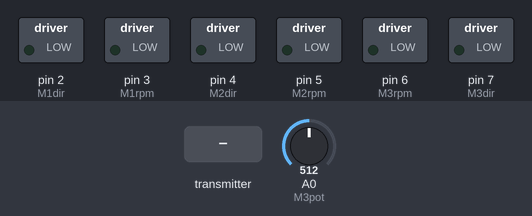
Bench run of a sketch on a simulated Arduino Uno, built with avr-gcc and run on an emulated ATmega328P. Parts: switched loads named in the sketch (green lamp = pin HIGH). The inputs (shaded band) are chosen by the test bench; at power-on: A0 (M3pot) = 512. No radio packets arrive unless stated.

Above: at 1.2 s.
1.3 s: the transmitter starts sending speedmotor1 = 1023
At 2.5 s:
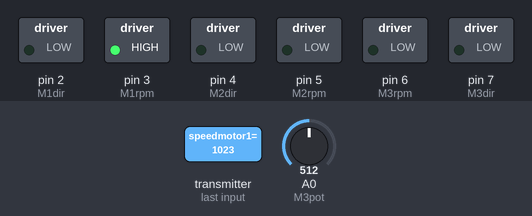
2.8 s: the transmitter starts sending speedmotor2 = 1023
At 3.7 s:
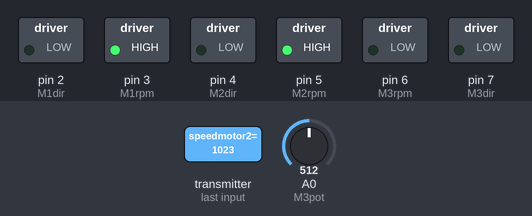
4.3 s: the transmitter starts sending speedmotor3 = 1023
At 5.0 s:
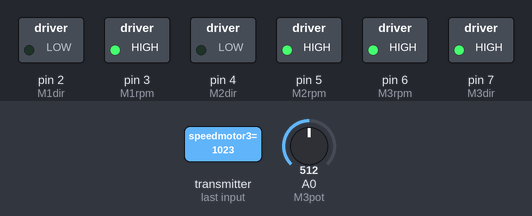
5.8 s: A0 (M3pot) set to 321
7.3 s: A0 (M3pot) set to 298
Timing chart, 0 to 9.8 s (numbered marks = the images above; inputs shaded):
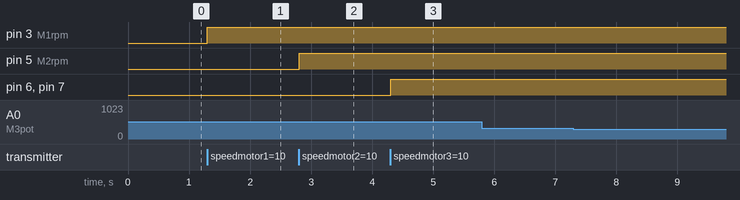

The sketch:

aw_grabber_receiver.ino
```cpp
#include <SPI.h>
#include "RF24.h"

//motori
const int M1dir = 2;//PHASE
const int M1rpm = 3;
const int M2dir = 4;//PHASE
const int M2rpm = 5;
//arma
const int M3dir = 7;//PHASE
const int M3rpm = 6;
const int M3pot = A0;
int WeaponAngle = -1;

bool radioNumber = 1;

RF24 radio(9, 10);

typedef struct {
  int16_t speedmotor1;
  int16_t speedmotor2;
  int16_t speedmotor3;
  int16_t Angle;
  int16_t wpnAccel;
  int8_t Fire;
}
A_t;
volatile A_t sentData;

unsigned long Reconnect_Time;
unsigned long Current_Time;
unsigned long Last_Data_Time;
unsigned long FailSafe_Time = 200;
unsigned long Recconect_Delay_Time = 190;
bool FailSafe;
bool reconnect = true;

const uint64_t READ_ADDR = 0x47E197009488;

//script var
int wpn_prev_pos = 0;
unsigned long wpn_prev_time = 0;
float wpn_prev_speed = 0.0f;
int wpn_prev_pwm = 0;
float avg_speed = 0.0f;
int tot_step = 0;
unsigned long tot_time = 0;
int grad_cnt = 0;
float wpn_drop_speed = 0.0f;
int func[13] = {4, 10, 18, 24, 30, 36, 42, 48, 52, 57, 62, 68, 68};

void setup() {
  //Serial.begin(115200);
  //Serial.println("Serial Ready");
  //esc motori
  pinMode(M1dir, OUTPUT);
  digitalWrite(M1dir, LOW);
  pinMode(M1rpm, OUTPUT);
  digitalWrite(M1rpm, LOW);
  pinMode(M2dir, OUTPUT);
  digitalWrite(M2dir, LOW);
  pinMode(M2rpm, OUTPUT);
  digitalWrite(M2rpm, LOW);

  //esc arma
  pinMode(M3dir, OUTPUT);
  digitalWrite(M3dir, LOW);
  pinMode(M3rpm, OUTPUT);
  digitalWrite(M3rpm, LOW);


  radio.begin();
  radio.setPALevel(RF24_PA_LOW);
  radio.openReadingPipe(1, READ_ADDR);
  radio.startListening();
}

void loop() {
  if (radio.available()) {
    while (radio.available()) {
      radio.read( &sentData, sizeof(sentData) );
      Last_Data_Time = millis();
      Reconnect_Time = millis();
      reconnect = true;
      FailSafe = false;
      setM1speed(sentData.speedmotor1);
      setM2speed(sentData.speedmotor2);
      seek_angle_smooth(sentData.Angle,sentData.wpnAccel);
      delay(10);
    }
  }
  while (!radio.available()){
    Current_Time = millis();
    if(!reconnect){
      Reconnect_Time = Current_Time;
      reconnect = true;
    }
    if (Current_Time - Last_Data_Time >= FailSafe_Time) {
      failsafe();
      //Serial.println("f");
      if (Current_Time - Reconnect_Time >= Recconect_Delay_Time) {
        radio.stopListening();
        radio.begin();
        radio.setPALevel(RF24_PA_LOW);
        radio.openReadingPipe(1, READ_ADDR);
        radio.startListening();
        //Serial.println("reconnected");
        reconnect = false;
      }
      break;
    }
  }

  /*
    Serial.print("FailSafe: ");
    Serial.print(FailSafe);
    //Serial.print("\t millis: ");
    //time = millis();
    //Serial.print(time);
    Serial.print("\t radio: ");
    Serial.print(radio.available());

    Serial.print("PWM1: ");
    Serial.print(sentData.speedmotor1);
    Serial.print("PWM2: ");
    Serial.println(sentData.speedmotor2);
    //*/

}

int setM1speed(int rpm) {
  if (rpm < 0) {
    digitalWrite(M1dir, HIGH);
    analogWrite(M1rpm, -rpm);
    return 0;
  }
  digitalWrite(M1dir, LOW);
  analogWrite(M1rpm, rpm);
  return 1;
}

int setM2speed(int rpm) {
  if (rpm < 0) {
    digitalWrite(M2dir, HIGH);
    analogWrite(M2rpm, -rpm);
    return 0;
  }
  digitalWrite(M2dir, LOW);
  analogWrite(M2rpm, rpm);
  return 1;
}

int setM3speed(int rpm) {
  if (rpm < 0) {
    digitalWrite(M3dir, HIGH);
    analogWrite(M3rpm, -rpm);
    return 0;
  }
  digitalWrite(M3dir, LOW);
  analogWrite(M3rpm, rpm);
  return 1;
}

int seek_angle_smooth(int target_pos,int accel) {
  int wpn_current_pos = analogRead(M3pot);

  unsigned long wpn_current_time = millis();
  float pos_delta = wpn_current_pos - wpn_prev_pos;
  unsigned long time_delta = wpn_current_time - wpn_prev_time;
  float wpn_speed = pos_delta/time_delta;
  int gap = target_pos - wpn_current_pos;
  int wpn_pwm = 0;
  int accel_treshold = abs(wpn_prev_pwm)+accel;
  int overshoot = 0;
  if (abs(gap) > 20) {
    overshoot = target_pos -(wpn_current_pos+ wpn_speed*14);
    wpn_pwm = overshoot;
  }

  if(accel> 0){
    wpn_pwm = constrain(wpn_pwm, -accel_treshold, accel_treshold);
  }
  wpn_pwm = constrain(wpn_pwm, -sentData.speedmotor3, sentData.speedmotor3);
  wpn_pwm = constrain(wpn_pwm, -255, 255);

  setM3speed(wpn_pwm);

  //prev sets for next iteration
  wpn_prev_pos = wpn_current_pos;
  wpn_prev_time = wpn_current_time;
  wpn_prev_speed = wpn_speed;
  wpn_prev_pwm = wpn_pwm;

  /*
  Serial.print("delta:");
  Serial.print(target_pos-wpn_current_pos);
  Serial.print(",speed:");
  Serial.print(abs(wpn_speed) * 100.0f);
  Serial.print(",pwm:");
  Serial.print(abs(wpn_pwm));
  Serial.print(",ovs:");
  Serial.println(overshoot);
  //*/
  return 0;
}

/*
int seek_angle_smooth(int target_pos,int accel) {
  if (target_pos < 0) return 1;

  unsigned long wpn_current_time = millis();
  int wpn_current_pos = analogRead(M3pot);
  float pos_delta = abs(wpn_current_pos - wpn_prev_pos);
  unsigned long time_delta = wpn_current_time - wpn_prev_time;
  float wpn_speed = pos_delta/time_delta;
  int gap = target_pos - wpn_current_pos;
  int wpn_pwm = 0;
  int safetylimit = sentData.speedmotor3;

  if (abs(gap) > 20) {
    wpn_pwm = gap;
    wpn_pwm = constrain(wpn_pwm, -sentData.speedmotor3, sentData.speedmotor3);
  }
  //int teo_speed = func[(abs(wpn_pwm)-20)/20]*0.1;
  int i = 0;
  if (wpn_speed < wpn_prev_speed) {
    grad_cnt++;
  } else{
    grad_cnt = 0;
  }

  if (grad_cnt > 2) {
    grad_cnt = 3;
    i = (wpn_speed - 400) / 600;
    safetylimit = (i+2)*20;
  }
  safetylimit = constrain(safetylimit, -(abs(wpn_prev_pwm)+accel), abs(wpn_prev_pwm)+accel);
  wpn_prev_pos = wpn_current_pos;
  wpn_prev_time = wpn_current_time;
  wpn_prev_speed = wpn_speed;
  wpn_pwm = constrain(wpn_pwm, -safetylimit, safetylimit);
  wpn_pwm = constrain(wpn_pwm, -sentData.speedmotor3, sentData.speedmotor3);
  wpn_prev_pwm = wpn_pwm;
  setM3speed(wpn_pwm);
    if (gap <= 20)return 1;
    Serial.print(target_pos);
    Serial.print("\t");
    Serial.print(wpn_current_pos);
    Serial.print("\t");
    if (wpn_speed > 1){
    tot_step += pos_delta;
    tot_time += time_delta;
    avg_speed = tot_step/(tot_time/1000.0f);
    }
    Serial.print(avg_speed/1000.0f);
    Serial.print("\t");

  //if(wpn_speed < 350) return 1;
  Serial.print(safetylimit);
  Serial.print("\t");
  Serial.print(target_pos);
  Serial.print("\t");
  Serial.print(wpn_current_pos);
  Serial.print("\t");
  Serial.print(wpn_speed * 100.0f);
  Serial.print("\t");
  Serial.print(abs(wpn_pwm));
  Serial.print("\t");
  Serial.println();
  return 0;
}

int seek_angle(int target){
  if (target <0) return 1;
  int current = analogRead(M3pot);
  int gap = target - current;
  int wpn_pwm = 0;
  if (abs(gap) > 20) {
    wpn_pwm = gap;
    wpn_pwm = constrain(wpn_pwm, -sentData.speedmotor3, sentData.speedmotor3);
  }
  setM3speed(wpn_pwm);
  return 0;
  }
//*/

void failsafe()
{
  setM1speed(0);
  setM2speed(0);
  setM3speed(0);
}
```

Measured:
- after the input at 1.3 s, pin 3 (M1rpm): LOW → HIGH at once
- after the input at 2.8 s, pin 5 (M2rpm): LOW → HIGH at once
- after the input at 4.3 s, pin 6 (M3rpm), pin 7 (M3dir): LOW → HIGH at once
- after the input at 5.8 s, every drawn part: stays the same
- after the input at 7.3 s, every drawn part: stays the same
